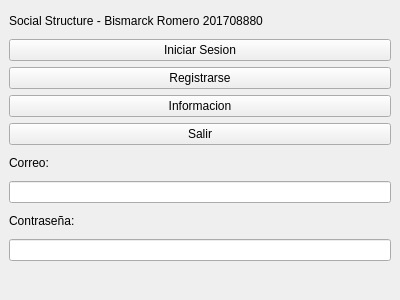
<?xml version="1.0" encoding="UTF-8"?>
<ui version="4.0">
 <class>MenuPri</class>
 <widget class="QMainWindow" name="MenuPri">
  <property name="geometry">
   <rect>
    <x>0</x>
    <y>0</y>
    <width>400</width>
    <height>300</height>
   </rect>
  </property>
  <property name="windowTitle">
   <string>Menu</string>
  </property>
  <widget class="QWidget" name="centralwidget">
   <layout class="QVBoxLayout" name="verticalLayout">
    <item>
     <widget class="QLabel" name="labelTitulo">
      <property name="text">
       <string>Social Structure - Bismarck Romero 201708880</string>
      </property>
     </widget>
    </item>
    <item>
     <widget class="QPushButton" name="btnIniciarSesion">
      <property name="text">
       <string>Iniciar Sesion</string>
      </property>
     </widget>
    </item>
    <item>
     <widget class="QPushButton" name="btnRegistrarse">
      <property name="text">
       <string>Registrarse</string>
      </property>
     </widget>
    </item>
    <item>
     <widget class="QPushButton" name="btnInformacion">
      <property name="text">
       <string>Informacion</string>
      </property>
     </widget>
    </item>
    <item>
     <widget class="QPushButton" name="btnSalir">
      <property name="text">
       <string>Salir</string>
      </property>
     </widget>
    </item>
    <item>
     <widget class="QLabel" name="labelCorreo">
      <property name="text">
       <string>Correo:</string>
      </property>
     </widget>
    </item>
    <item>
     <widget class="QLineEdit" name="inputCorreo"/>
    </item>
    <item>
     <widget class="QLabel" name="labelContrasenia">
      <property name="text">
       <string>Contraseña:</string>
      </property>
     </widget>
    </item>
    <item>
     <widget class="QLineEdit" name="inputContrasenia"/>
    </item>
    <item>
     <widget class="QLabel" name="labelMensaje"/>
    </item>
   </layout>
  </widget>
 </widget>
 <resources/>
 <connections/>
</ui>
